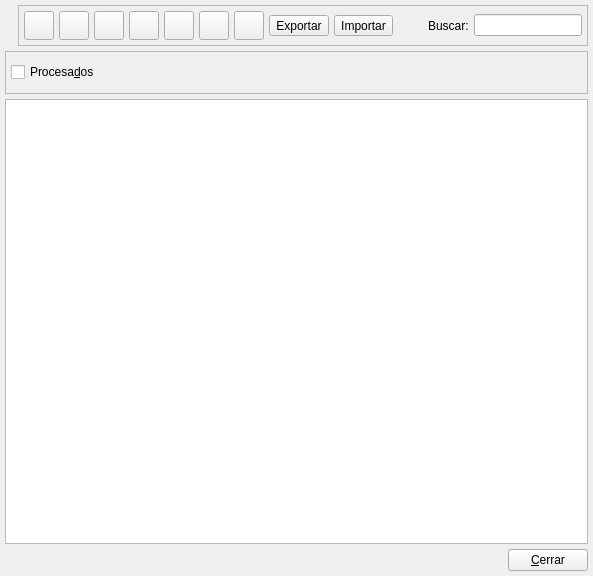
<ui version="4.0" >
 <author>Joan Miquel Torres Rigo</author>
 <comment></comment>
 <exportmacro></exportmacro>
 <class>ProveedorListBase</class>
 <widget class="QWidget" name="ProveedorListBase" >
  <property name="enabled" >
   <bool>true</bool>
  </property>
  <property name="geometry" >
   <rect>
    <x>0</x>
    <y>0</y>
    <width>593</width>
    <height>576</height>
   </rect>
  </property>
  <property name="sizePolicy" >
   <sizepolicy>
    <hsizetype>1</hsizetype>
    <vsizetype>1</vsizetype>
    <horstretch>0</horstretch>
    <verstretch>0</verstretch>
   </sizepolicy>
  </property>
  <property name="windowTitle" >
   <string>Listado de proveedores</string>
  </property>
  <property name="windowIcon" >
   <iconset resource="../../bulmages-recursos-graficos.qrc" >:/Bulmafact48x48/images/png/48x48/i_bulmages_proveedores_listado.48x48.png</iconset>
  </property>
  <layout class="QVBoxLayout" >
   <property name="margin" >
    <number>5</number>
   </property>
   <property name="spacing" >
    <number>5</number>
   </property>
   <item>
    <layout class="QHBoxLayout" >
     <property name="margin" >
      <number>0</number>
     </property>
     <property name="spacing" >
      <number>6</number>
     </property>
     <item>
      <widget class="QLabel" name="label" >
       <property name="text" >
        <string/>
       </property>
       <property name="pixmap" >
        <pixmap resource="../../bulmages-recursos-graficos.qrc" >:/Bulmafact48x48/images/png/48x48/i_bulmages_compras_listado.48x48.png</pixmap>
       </property>
      </widget>
     </item>
     <item>
      <widget class="QFrame" name="m_botonera" >
       <property name="frameShape" >
        <enum>QFrame::StyledPanel</enum>
       </property>
       <property name="frameShadow" >
        <enum>QFrame::Raised</enum>
       </property>
       <layout class="QHBoxLayout" >
        <property name="margin" >
         <number>5</number>
        </property>
        <property name="spacing" >
         <number>5</number>
        </property>
        <item>
         <widget class="QToolButton" name="mui_crear" >
          <property name="toolTip" >
           <string>Nuevo proveedor</string>
          </property>
          <property name="whatsThis" >
           <string>Nuevo proveedor</string>
          </property>
          <property name="text" >
           <string/>
          </property>
          <property name="icon" >
           <iconset resource="../../bulmages-recursos-graficos.qrc" >:/Genericos32x32/images/pendientes/i_fileNew.xpm</iconset>
          </property>
          <property name="iconSize" >
           <size>
            <width>22</width>
            <height>22</height>
           </size>
          </property>
         </widget>
        </item>
        <item>
         <widget class="QToolButton" name="mui_editar" >
          <property name="toolTip" >
           <string>Editar proveedor</string>
          </property>
          <property name="whatsThis" >
           <string>Editar proveedor</string>
          </property>
          <property name="text" >
           <string/>
          </property>
          <property name="icon" >
           <iconset resource="../../bulmages-recursos-graficos.qrc" >:/Genericos32x32/images/pendientes/i_edit.png</iconset>
          </property>
          <property name="iconSize" >
           <size>
            <width>22</width>
            <height>22</height>
           </size>
          </property>
         </widget>
        </item>
        <item>
         <widget class="QToolButton" name="mui_borrar" >
          <property name="toolTip" >
           <string>Borrar proveedor</string>
          </property>
          <property name="whatsThis" >
           <string>Borrar proveedor</string>
          </property>
          <property name="text" >
           <string/>
          </property>
          <property name="icon" >
           <iconset resource="../../bulmages-recursos-graficos.qrc" >:/Genericos32x32/images/pendientes/i_editDelete.png</iconset>
          </property>
          <property name="iconSize" >
           <size>
            <width>22</width>
            <height>22</height>
           </size>
          </property>
         </widget>
        </item>
        <item>
         <widget class="QToolButton" name="mui_imprimir" >
          <property name="toolTip" >
           <string>Imprimir listado</string>
          </property>
          <property name="whatsThis" >
           <string>Imprimir listado</string>
          </property>
          <property name="text" >
           <string/>
          </property>
          <property name="icon" >
           <iconset resource="../../bulmages-recursos-graficos.qrc" >:/Genericos32x32/images/pendientes/i_filePrint.xpm</iconset>
          </property>
          <property name="iconSize" >
           <size>
            <width>22</width>
            <height>22</height>
           </size>
          </property>
         </widget>
        </item>
        <item>
         <widget class="QToolButton" name="mui_filtrar" >
          <property name="toolTip" >
           <string>Filtrar proveedores</string>
          </property>
          <property name="whatsThis" >
           <string>Filtrar proveedores</string>
          </property>
          <property name="text" >
           <string/>
          </property>
          <property name="icon" >
           <iconset resource="../../bulmages-recursos-graficos.qrc" >:/Genericos32x32/images/pendientes/i_find.png</iconset>
          </property>
          <property name="iconSize" >
           <size>
            <width>22</width>
            <height>22</height>
           </size>
          </property>
          <property name="checkable" >
           <bool>true</bool>
          </property>
         </widget>
        </item>
        <item>
         <widget class="QToolButton" name="mui_configurar" >
          <property name="toolTip" >
           <string>Configurar listado</string>
          </property>
          <property name="whatsThis" >
           <string>Configurar listado</string>
          </property>
          <property name="text" >
           <string/>
          </property>
          <property name="icon" >
           <iconset resource="../../bulmages-recursos-graficos.qrc" >:/Genericos32x32/images/pendientes/i_packageSettings.png</iconset>
          </property>
          <property name="iconSize" >
           <size>
            <width>22</width>
            <height>22</height>
           </size>
          </property>
          <property name="checkable" >
           <bool>true</bool>
          </property>
         </widget>
        </item>
        <item>
         <widget class="QToolButton" name="mui_actualizar" >
          <property name="toolTip" >
           <string>Actualizar listado</string>
          </property>
          <property name="whatsThis" >
           <string>Actualizar listado</string>
          </property>
          <property name="text" >
           <string/>
          </property>
          <property name="icon" >
           <iconset resource="../../bulmages-recursos-graficos.qrc" >:/Genericos32x32/images/pendientes/i_reload.png</iconset>
          </property>
          <property name="iconSize" >
           <size>
            <width>22</width>
            <height>22</height>
           </size>
          </property>
         </widget>
        </item>
        <item>
         <widget class="QToolButton" name="mui_exportar" >
          <property name="toolTip" >
           <string>Exportar proveedores</string>
          </property>
          <property name="whatsThis" >
           <string>Exportar proveedores</string>
          </property>
          <property name="text" >
           <string>Exportar</string>
          </property>
          <property name="icon" >
           <iconset resource="../../bulmages-recursos-graficos.qrc" >:/Genericos32x32/images/pendientes/i_exportar.png</iconset>
          </property>
          <property name="iconSize" >
           <size>
            <width>22</width>
            <height>22</height>
           </size>
          </property>
         </widget>
        </item>
        <item>
         <widget class="QToolButton" name="mui_importar" >
          <property name="toolTip" >
           <string>Importar proveedores</string>
          </property>
          <property name="whatsThis" >
           <string>Importar proveedores</string>
          </property>
          <property name="text" >
           <string>Importar</string>
          </property>
          <property name="icon" >
           <iconset resource="../../bulmages-recursos-graficos.qrc" >:/Genericos32x32/images/pendientes/i_immportar.png</iconset>
          </property>
          <property name="iconSize" >
           <size>
            <width>22</width>
            <height>22</height>
           </size>
          </property>
         </widget>
        </item>
        <item>
         <spacer>
          <property name="orientation" >
           <enum>Qt::Horizontal</enum>
          </property>
          <property name="sizeType" >
           <enum>QSizePolicy::Expanding</enum>
          </property>
          <property name="sizeHint" >
           <size>
            <width>100</width>
            <height>20</height>
           </size>
          </property>
         </spacer>
        </item>
        <item>
         <widget class="QLabel" name="textLabel1_2" >
          <property name="text" >
           <string>Buscar:</string>
          </property>
         </widget>
        </item>
        <item>
         <widget class="QLineEdit" name="mui_filtro" >
          <property name="sizePolicy" >
           <sizepolicy>
            <hsizetype>1</hsizetype>
            <vsizetype>0</vsizetype>
            <horstretch>0</horstretch>
            <verstretch>0</verstretch>
           </sizepolicy>
          </property>
         </widget>
        </item>
       </layout>
      </widget>
     </item>
    </layout>
   </item>
   <item>
    <widget class="QFrame" name="m_busqueda" >
     <property name="frameShape" >
      <enum>QFrame::StyledPanel</enum>
     </property>
     <property name="frameShadow" >
      <enum>QFrame::Raised</enum>
     </property>
     <layout class="QHBoxLayout" >
      <property name="margin" >
       <number>5</number>
      </property>
      <property name="spacing" >
       <number>5</number>
      </property>
      <item>
       <widget class="QCheckBox" name="m_procesados" >
        <property name="text" >
         <string>Procesa&amp;dos</string>
        </property>
       </widget>
      </item>
      <item>
       <spacer>
        <property name="orientation" >
         <enum>Qt::Horizontal</enum>
        </property>
        <property name="sizeType" >
         <enum>QSizePolicy::Expanding</enum>
        </property>
        <property name="sizeHint" >
         <size>
          <width>50</width>
          <height>31</height>
         </size>
        </property>
       </spacer>
      </item>
     </layout>
    </widget>
   </item>
   <item>
    <widget class="ProveedorListSubform" name="mui_list" >
     <property name="sizePolicy" >
      <sizepolicy>
       <hsizetype>3</hsizetype>
       <vsizetype>3</vsizetype>
       <horstretch>0</horstretch>
       <verstretch>0</verstretch>
      </sizepolicy>
     </property>
     <property name="minimumSize" >
      <size>
       <width>575</width>
       <height>343</height>
      </size>
     </property>
    </widget>
   </item>
   <item>
    <layout class="QHBoxLayout" >
     <property name="margin" >
      <number>0</number>
     </property>
     <property name="spacing" >
      <number>5</number>
     </property>
     <item>
      <spacer>
       <property name="orientation" >
        <enum>Qt::Horizontal</enum>
       </property>
       <property name="sizeHint" >
        <size>
         <width>581</width>
         <height>20</height>
        </size>
       </property>
      </spacer>
     </item>
     <item>
      <widget class="QPushButton" name="mui_cerrar" >
       <property name="text" >
        <string>&amp;Cerrar</string>
       </property>
      </widget>
     </item>
    </layout>
   </item>
  </layout>
 </widget>
 <layoutdefault spacing="2" margin="5" />
 <pixmapfunction></pixmapfunction>
 <customwidgets>
  <customwidget>
   <class>ProveedorListSubform</class>
   <extends>QTableWidget</extends>
   <header>providerslist.h</header>
   <container>0</container>
   <pixmap></pixmap>
  </customwidget>
 </customwidgets>
 <resources>
  <include location="../../bulmages-recursos-graficos.qrc" />
 </resources>
 <connections>
  <connection>
   <sender>mui_filtrar</sender>
   <signal>toggled(bool)</signal>
   <receiver>m_busqueda</receiver>
   <slot>setShown(bool)</slot>
   <hints>
    <hint type="sourcelabel" >
     <x>236</x>
     <y>42</y>
    </hint>
    <hint type="destinationlabel" >
     <x>233</x>
     <y>70</y>
    </hint>
   </hints>
  </connection>
  <connection>
   <sender>mui_cerrar</sender>
   <signal>clicked()</signal>
   <receiver>ProveedorListBase</receiver>
   <slot>close()</slot>
   <hints>
    <hint type="sourcelabel" >
     <x>515</x>
     <y>555</y>
    </hint>
    <hint type="destinationlabel" >
     <x>414</x>
     <y>539</y>
    </hint>
   </hints>
  </connection>
 </connections>
</ui>
